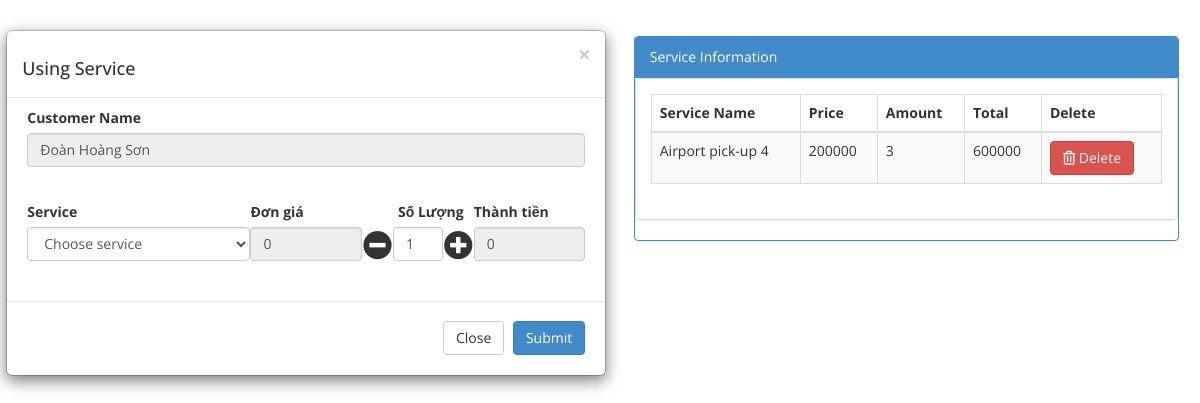
Page /HotelManagement/usingservice.php?id=56 (signed in) on the committed database.
### tables this page shows
CREATE TABLE `registrationform` (
  `registerID` int(11) NOT NULL AUTO_INCREMENT,
  `customerID` int(11) NOT NULL,
  `checkIn` date NOT NULL,
  `checkOut` date NOT NULL,
  `days` int(11) NOT NULL,
  `amountOfPeople` int(11) NOT NULL,
  `prepay` int(11) NOT NULL,
  `note` text DEFAULT NULL,
  PRIMARY KEY (`registerID`)
);

CREATE TABLE `customer` (
  `customerID` int(11) NOT NULL AUTO_INCREMENT,
  `customerName` text NOT NULL,
  `idCard` varchar(20) NOT NULL,
  `gender` text NOT NULL,
  `address` text NOT NULL,
  `phoneNumber` varchar(15) NOT NULL,
  `nationality` text NOT NULL,
  `email` text DEFAULT NULL,
  `note` text DEFAULT NULL,
  PRIMARY KEY (`customerID`)
);

CREATE TABLE `serviceregistration` (
  `id` int(11) NOT NULL AUTO_INCREMENT,
  `registerID` int(11) NOT NULL,
  `serviceID` int(11) NOT NULL,
  `amount` int(11) NOT NULL,
  `total` int(10) NOT NULL,
  PRIMARY KEY (`id`)
);

CREATE TABLE `service` (
  `serviceID` int(11) NOT NULL AUTO_INCREMENT,
  `serviceName` text NOT NULL,
  `price` float NOT NULL,
  `note` text DEFAULT NULL,
  PRIMARY KEY (`serviceID`)
);

### HotelManagement/usingservice.php (the view, shortened to what this page needs)
<!DOCTYPE html>
<html>
<head>
    <link href="assets/css/bootstrap.css" rel="stylesheet" />
    <link rel="stylesheet" href="https://cdnjs.cloudflare.com/ajax/libs/font-awesome/5.15.3/css/all.min.css"
 />
    <link href="assets/js/morris/morris-0.4.3.min.css" rel="stylesheet" />
    <link href="assets/css/custom-styles.css" rel="stylesheet" />
</head>
<body onload="loadData()">
    <div style="display: flex; justify-content: space-around;">
        <?php
            include ('db.php');
            $id =$_GET['id'];
            $get_customer_name = "SELECT * FROM `registrationform`, `customer` WHERE registrationform.customerID = customer.customerID AND registrationform.registerID = '$id'";
            $customer_name_result = mysqli_query($conn,$get_customer_name);
            while($cus_row=mysqli_fetch_array($customer_name_result)){
                $customer_name = $cus_row['customerName'];
            }
        ?>
        <div class="" id="myModal2" tabindex="-1" role="dialog" aria-labelledby="myModalLabel" aria-hidden="true">
            <div class="modal-dialog">
                <div class="modal-content">
                    <div class="modal-header">
                        <button type="button" class="close" data-dismiss="modal" aria-hidden="true">&times;</button>
                        <h4 class="modal-title" id="myModalLabel">Using Service</h4>
                    </div>
                    <form method="post">
                        <div class="modal-body">
                            <div class="form-group">
                                <label>Customer Name</label>
                                <input name="newcn" class="form-control" value="<?php echo $customer_name ?>" readonly>
                            </div>
                        </div>
                        <div class="modal-body">
                            <div style="display: flex;">
                                <div class="form-group" style="flex:6;">
                                    <label>Service</label>
                                    <select name="newserviceName" class="form-control" id="choose_service"
                                        onchange="showPrice(this)">
                                    </select>
                                </div>
                                <div class="form-group" style="flex:3;">
                                    <label>Đơn giá</label>
                                    <input id="price" type="number" min="0" name="newprice" class="form-control"
                                        value="0" readonly>
                                </div>
                                <div class="form-group" style="flex:3;">
                                    <label style="padding-left: 36px;">Số Lượng</label>
                                    <div style="display: flex;">
                                        <i class="btn fas fa-minus-circle"
                                            style="padding: 0; font-size: 29px; margin-top: 3px;"
                                            onclick="minus_1()"></i>
                                        <input id="amount" type="number" min="1" name="newamount" class="form-control"
                                            value="1" onchange="showPrice(this)">
                                        <i class="btn fas fa-plus-circle"
                                            style="padding: 0; font-size: 29px; margin-top: 3px;"
                                            onclick="plus_1()"></i>
                                    </div>
                                </div>
                                <div class="form-group" style="flex:3;">
                                    <label>Thành tiền</label>
                                    <input id="total" name="newtotal" class="form-control" value="0" readonly>
                                </div>
                            </div>
                        </div>
                        <div class="modal-footer">
                            <button type="submit" name="close" class="btn btn-default"
                                data-dismiss="modal">Close</button>
                            <input type="submit" name="submit" value="Submit" class="btn btn-primary">
                        </div>
                    </form>
                </div>
            </div>
        </div>
        <div class="col-md-6 col-sm-6" style="margin-top: 3%">
            <div class="panel panel-primary">
                <div class="panel-heading">
                    Service Information
                </div>
                <div class="panel panel-default">
                    <div class="panel-body">
                        <div class="table-responsive">
                            <table class="table table-striped table-bordered table-hover" id="dataTables-example">
                                <thead>
                                    <tr>
                                        <th>Service Name</th>
                                        <th>Price</th>
                                        <th>Amount</th>
                                        <th>Total</th>
                                        <th>Delete</th>
                                    </tr>
                                </thead>
                                <tbody>
                                    <?php
                                        $get_service_using = "SELECT * FROM `serviceregistration`, `service` WHERE serviceregistration.serviceID = service.serviceID AND registerID = '$id'";
                                        $get_service_using_result = mysqli_query($conn,$get_service_using);
                                        while($get_service_using_row = mysqli_fetch_array($get_service_using_result)){
                                            $serviceName_using = $get_service_using_row['serviceName'];
                                            $servicePrice_using = $get_service_using_row['price'];
                                            $serviceAmount_using = $get_service_using_row['amount'];
                                            $serviceTotal_using = $get_service_using_row['total'];
                                            $serviceID_using = $get_service_using_row['id'];
                                            echo"<tr>
                                                <td>$serviceName_using</td>
                                                <td>$servicePrice_using</td>
                                                <td>$serviceAmount_using</td>
                                                <td>$serviceTotal_using</td>
                                                <td><a href='serviceusingdel.php?id=$serviceID_using'><button class='btn btn-danger'><i class='far fa-trash-alt'></i> Delete</button></a></td>
                                            </tr>";
                                        }
									?>
                                </tbody>
                            </table>
                        </div>
                    </div>
                </div>
            </div>
        </div>
    </div>
</body>
</html>

### HotelManagement/assets/css/custom-styles.css (style rules this page uses)
.col-md-6 { width: 575px; }
body { font-family: 'Open Sans', sans-serif; }
h4 { padding-top: 10px; }

### rows in the picture
registrationform: newcn "Đoàn Hoàng Sơn"
serviceregistration: serviceID.serviceName "Airport pick-up 4", serviceID.price "200000", amount "3", total "600000"
